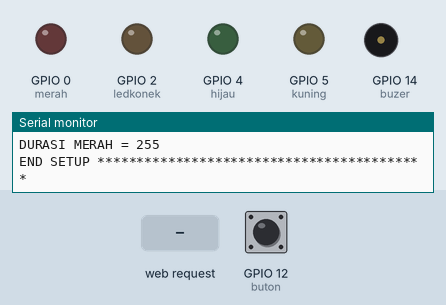
The sketch below on a simulated ESP8266 (NodeMCU). Shown: output pins drawn as LEDs (lit = HIGH), buzzer (waves = sounding, pin HIGH), the last lines printed to the serial monitor. The inputs (shaded band) are chosen by the test bench; at power-on: GPIO 12 (buton) HIGH. EEPROM starts erased.

Above: at 3.3 s.
3.4 s: HTTP request GET /pesan?Text=STNBY received
At 5.6 s:
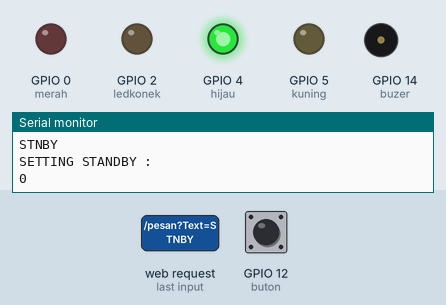
5.9 s: GPIO 12 (buton) pulled LOW for 0.15 s
At 6.7 s:
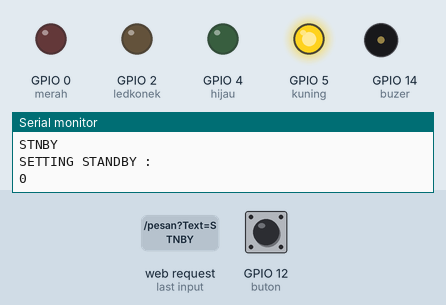
At 11.7 s:
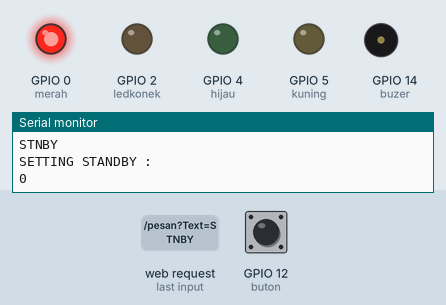
12.0 s: HTTP request GET /pesan?Text=MERAH received
Timing chart, 0 to 16.0 s (numbered marks = the images above; inputs shaded):
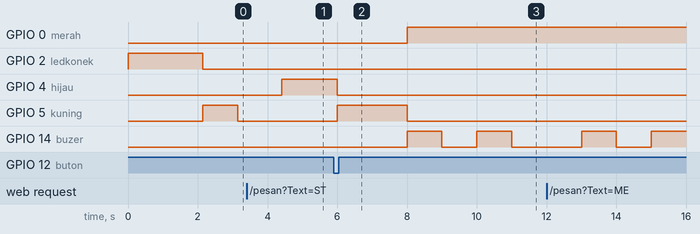

Measured:
- after the input at 3.4 s, GPIO 4 (hijau): LOW → HIGH after 1.0 s; GPIO 5 (kuning): stays LOW (without the input it goes to HIGH after 0.75 s)
- after the input at 5.9 s, GPIO 0 (merah): LOW → HIGH after 2.1 s; GPIO 4 (hijau): HIGH → LOW after 0.10 s; GPIO 5 (kuning): LOW → HIGH after 0.10 s, → LOW 2.0 s later; GPIO 14 (buzer): alternates HIGH for 1.0 s and LOW for 1.0 s, starting after 2.1 s

The sketch:

LAMPU_PENYEBRANGAN_TOOT_TOOT.ino
```cpp
#include <ESP8266WiFi.h>
#include <WiFiClient.h>
#include <ESP8266WebServer.h>
#include <EEPROM.h>

#ifndef APSSID
#define APSSID "TOMBOL_PENYEBERANGAN"
#define APPSW "12345678"
#endif

const char *ssid = APSSID;
const char *password = APPSW;

#define merah   0 //D3
#define kuning  5//D1
#define hijau   4//D2
#define buzer   14//D5
#define buton   12//D6
#define ledkonek  2 //D4 //2  //ini led indikator penanda bahwa ESP siap digunakan


byte durasimerah = 10;
byte berhenti = 0;

unsigned long millis1 = 0;
unsigned long millis2 = 0;
int interval = 1000;

String pesan = "contoh pesan";
String merah2 = "";
String standby2 = "";
String statebuton2 = "";
String state = "";

bool statebuton = 0;
bool bunyi = 0;
bool standby = 0;

ESP8266WebServer server(80);


void setup() {
  Serial.begin(9600);

  pinMode(merah, OUTPUT);
  pinMode(kuning, OUTPUT);
  pinMode(hijau, OUTPUT);
  pinMode(buzer, OUTPUT);
  pinMode(ledkonek, OUTPUT);
  pinMode(buton, INPUT_PULLUP);

  digitalWrite(merah, LOW);
  digitalWrite(kuning, LOW);
  digitalWrite(hijau, LOW);
  digitalWrite(buzer, LOW);
  digitalWrite(ledkonek, HIGH);

  EEPROM.begin(512); //khusus untuk ESP, bagian ini wajib disertakan
  durasimerah = EEPROM.read(1);
  standby = EEPROM.read(2);

  Serial.print("Configuring access point...");
  WiFi.mode(WIFI_AP);
  WiFi.softAP(ssid, password);

  IPAddress myIP = WiFi.softAPIP();
  Serial.print("AP IP address: ");
  Serial.println(myIP);
  server.on("/pesan",handlePesan);
  server.on("/status",handleStatus);
  server.begin();
  Serial.println("HTTP server started");

  Serial.println("VOID SETUP *****************************************");
  Serial.print("DURASI MERAH = ");
  Serial.println(durasimerah);
  Serial.println("END SETUP ******************************************");

  delay(2000);
}
void handleStatus() {
  merah2 = String(durasimerah);
  standby2 = String(standby);
  statebuton2 = String(statebuton);
  state = merah2 + "|" + standby2 + "|" + statebuton2;
  Serial.println(state);
  server.send(200, "text/html", state);
}

void handlePesan() {
 pesan = server.arg("Text");
 String parsing = "PESAN DITERIMA : "+pesan;
 Serial.println(pesan);
 server.send(200, "text/html", parsing);

 if(pesan.substring(0,5) == "MERAH"){
  durasimerah = pesan.substring(5,pesan.length()).toInt();
  Serial.println("SETTING MERAH : ");
  Serial.println(durasimerah);
  EEPROM.write(1, durasimerah);
  EEPROM.commit();
  //digitalWrite(buzer, HIGH);
  delay(1000);
  pesan = "";
 }
 if(pesan.substring(0,5) == "STNBY"){
  standby = pesan.substring(5,pesan.length()).toInt();
  Serial.println("SETTING STANDBY : ");
  Serial.println(standby);
  EEPROM.write(2, standby);
  EEPROM.commit();
  delay(1000);
  pesan = "";
 }

}
void loop() {
  server.handleClient();
  digitalWrite(ledkonek, LOW);

  if(!digitalRead(buton)){
    delay(100);
    if (!digitalRead(buton))
    {
     if(statebuton == 0){
      digitalWrite(kuning, HIGH);
      digitalWrite(merah, LOW);
      digitalWrite(hijau, LOW);
      delay(2000);
      statebuton = 1;
      berhenti = durasimerah;
     }
    }
  }

  if(millis() - millis1 >= 1000){ //ini artinya sama seperti delay(1000), hanya saja penggunaannya tidak mempengaruhi pembacaan data pada ESP
    millis1 = millis();
    if(statebuton == 1){
      if(berhenti > 0){
        berhenti--;
        digitalWrite(merah, HIGH);
        digitalWrite(kuning, LOW);
        digitalWrite(hijau, LOW);
        if(berhenti <= durasimerah / 2){
          interval = 400;//interval - 100;
        }
      }
      if(berhenti <= 0){
        berhenti = 0;
        statebuton = 0;
        interval = 1000;
        digitalWrite(buzer, LOW);
      }
    }
    if(statebuton == 0){
      interval = 1000;
      bunyi = !bunyi;
      if(standby == 0){
        digitalWrite(hijau , HIGH);
        digitalWrite(merah, LOW);
        digitalWrite(kuning, LOW);
      }
      if(standby == 1){
        digitalWrite(kuning , bunyi);
        digitalWrite(merah, LOW);
        digitalWrite(hijau, LOW);
      }
    }
  }

  if(millis() - millis2 >= interval){
     millis2 = millis();
     if(statebuton == 1){
      bunyi = !bunyi;
      digitalWrite(buzer, bunyi);
     }
     if(statebuton == 0){
      digitalWrite(buzer, LOW);
     }
  }

}
```
